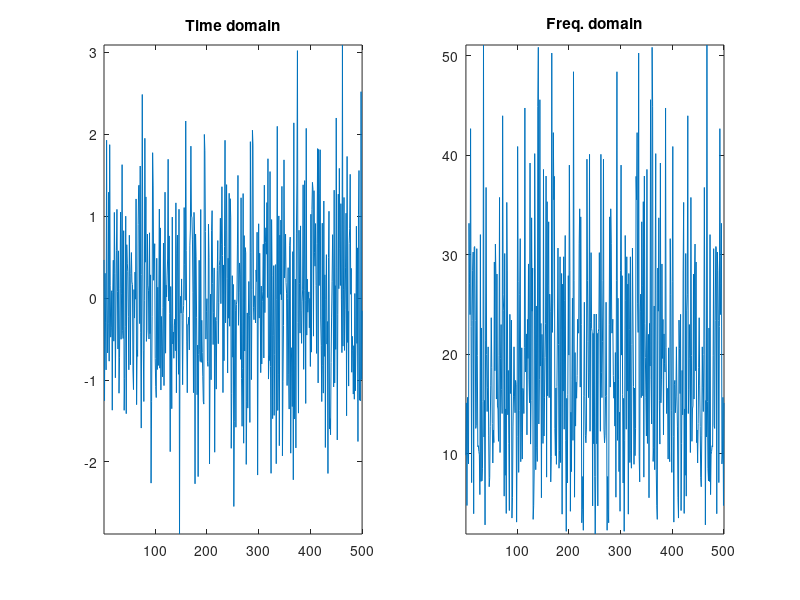

Recreate this plot in MATLAB. (Note: this script raises an error after producing the figure.)
%% // DSP lab 04
close all;clear all;clc;
x=wgn(1,500,0);
figure('Name','Gaussian noise');
subplot(1,2,1);
plot(x);axis tight;title('Time domain');
subplot(1,2,2);
plot(abs(fft(x)));axis tight;title('Freq. domain');

b=[5 11.2 5.44 -0.384 -2.3552 -1.2288];
a=[1 0.8 0 -0.512 -0.4096];

bt=[1 -3 11 -27 18];
at=[16 12 2 -4 -1];

[b0,Bc,Ac]=dir2cas(b,a);
[C,Bp,Ap]=dir2par(b,a);

%% Question 2.
figure('Name','Question 2');
y=casfilter(b0,Bc,Ac,x);
subplot(2,2,1);
plot(x);axis tight;title('input in time domain');
subplot(2,2,3);
plot(abs(fft(x)));axis tight;title('input in freq. domain');
subplot(2,2,2);
plot(y);axis tight;title('output in time domain');
subplot(2,2,4);
plot(abs(fft(y)));axis tight;title('output in freq. domain');

%% Question 3.
figure('Name','Question 3');
y=parfilter(C,Bp,Ap,x);
subplot(2,2,1);
plot(x);axis tight;title('input in time domain');
subplot(2,2,3);
plot(abs(fft(x)));axis tight;title('input in freq. domain');
subplot(2,2,2);
plot(y);axis tight;title('output in time domain');
subplot(2,2,4);
plot(abs(fft(y)));axis tight;title('output in freq. domain');

%% Question 4.
figure('Name','Question 4');
y=dirfilter(b,a,x);
subplot(2,2,1);
plot(x);axis tight;title('input in time domain');
subplot(2,2,3);
plot(abs(fft(x)));axis tight;title('input in freq. domain');
subplot(2,2,2);
plot(y);axis tight;title('output in time domain');
subplot(2,2,4);
plot(abs(fft(y)));axis tight;title('output in freq. domain');

%% Question 5.
figure('Name','Question 5. eq.1 freq. response');
[Hf,w]=freqz(b,a);
plot(w,abs(Hf));title('matitude response');axis tight;
figure('Name','Question 5, subfilter of casfilter');
sizeAc=size(Ac);
sizeBc=size(Bc);
Htotal=ones(1,length(Hf));
for i=1:1:sizeAc(1)+1
    subplot(1,sizeAc(1)+1,i);
    if i~=sizeAc(1)+1
        [H,w]=freqz(Bc(i,:),Ac(i,:));
        plot(w,abs(H));axis tight;title(['sub ',int2str(i),' freq. response']);
        Htotal = Htotal.*H';
    else
        Htotal = Htotal * b0;
        plot(w,abs(Htotal));axis tight;title(['sum freq. response']);
    end
end
figure('Name','Question 6, subfilter of parfilter');
sizeAp=size(Ap);
sizeBp=size(Bp);
Htotal=zeros(1,length(Hf));
for i=1:1:sizeAp(1)+1
    subplot(1,sizeAp(1)+1,i);
    if i~=sizeAp(1)+1
        [H,w]=freqz(Bp(i,:),Ap(i,:));
        plot(w,abs(H));axis tight;title(['sub ',int2str(i),' freq. response']);
        Htotal = Htotal + abs(H)';
    else
        [H,w]=freqz(C,1);
        Htotal = Htotal + abs(H');
        plot(w,Htotal);axis tight;title(['sum freq. response']);
    end
end